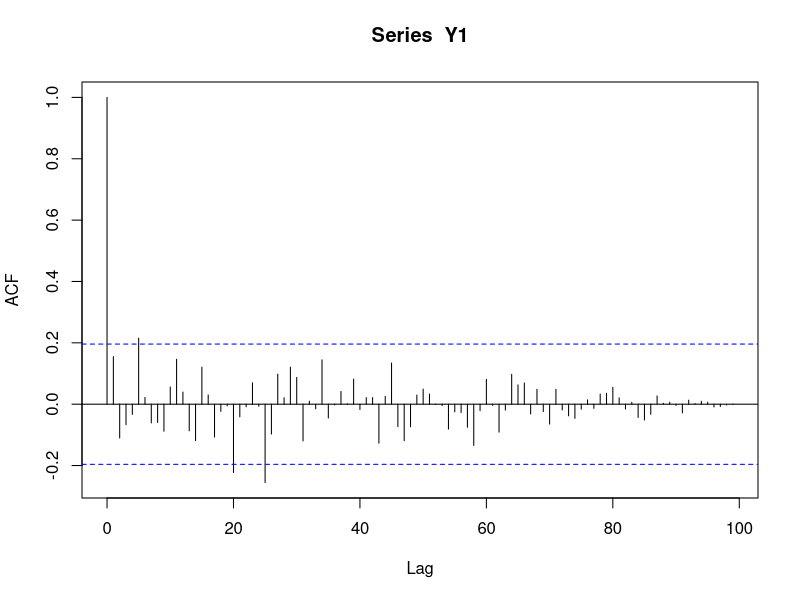

Write R code to recreate this figure. (Note: this script raises an error after producing the figure.)
# Problem 1
n = 100

# when alpha = 0.3
alpha1 = .3
sigmax1 = 1-alpha1^2
X1 = rnorm(n, 0, sqrt(sigmax1))

# AR random process Y
Y1 = rep(NA, n)
Y1[1] = X1[1]
for (i in 2:n){
  Y1[i] = alpha1*Y1[i-1]+X1[i]
}

# Autocorrelation Ry
Ry1 = acf(Y1,lag = 'n-1')$acf
Ry1minus = rep(NA,n-1)
for (i in 1:n-1){
  Ry1minus[i] = Ry1[n+1-i]
}
Ry1.new = c(Ry1minus, Ry1)

# power density Sy(f)
Sy1 = periodogram(Ry1)$spec
Freq1 = periodogram(Ry1)$freq
n1 = length(Sy1)
Sy1minus = rep(NA,n1)
for (i in 1:n1){
  Sy1minus[i] = Sy1[n1+1-i]
}
Sy1 = c(Sy1minus,Sy1)
Freq1minus = rep(NA,n1)
for (i in 1:n1){
  Freq1minus[i] = -Freq1[n1+1-i]
}
Freq1 = c(Freq1minus, Freq1)

# when alpha = 0.95
alpha2 = .95
sigmax2 = 1-alpha2^2
X2 = rnorm(n, 0, sqrt(sigmax2))
# AR random process Y
Y2 = rep(NA, n)
Y2[1] = X2[1]
for (i in 2:n){
  Y2[i] = alpha2*Y2[i-1]+X2[i]
}

# Autocorrelation Ry
Ry2 = acf(Y2,lag = 'n-1')$acf
Ry2minus = rep(NA,n-1)
for (i in 1:n-1){
  Ry2minus[i] = Ry2[n+1-i]
}
Ry2.new = c(Ry2minus, Ry2)

# power density Sy(f)
Sy2 = periodogram(Ry2)$spec
Freq2 = periodogram(Ry2)$freq
n2 = length(Sy2)
Sy2minus = rep(NA,n2)
for (i in 1:n2){
  Sy2minus[i] = Sy2[n2+1-i]
}
Freq2minus = rep(NA,n2)
for (i in 1:n2){
  Freq2minus[i] = -Freq2[n2+1-i]
}
Sy2 = c(Sy2minus,Sy2)
Freq2 = c(Freq2minus, Freq2)

# plots
par(mfrow = c(1,2))
plot(Y1 ~ c(1:n), ylim = c(-4,4), xlab = 'n', ylab = 'Yn',
     main = 'AR randomprocess for alpha = 0.3')
abline(h = 0,col = 'blue')
plot(Y2 ~ c(1:n), ylim = c(-4,4), xlab = 'n', ylab = 'Yn',
     main = 'AR randomprocess for alpha = 0.95')
abline(h = 0,col = 'blue')


plot(Ry1.new ~ c((-n+1):(n-1)), xlab = 'n', ylab = 'Ry',
     main = 'Autocorrelation for alpha = 0.3',type = 'h')
plot(Ry2.new ~ c((-n+1):(n-1)), xlab = 'n', ylab = 'Ry',
     main = 'Autocorrelation for alpha = 0.95',type = 'h')

plot(Sy1 ~ Freq1,type='l', xlab = 'frequency', ylab = 'power spectral density',
     main = 'Power Spectral Density for alpha = 0.3')
plot(Sy2 ~ Freq2,type='l',  xlab = 'frequency', ylab = 'power spectral density',
     main = 'Power Spectral Density for alpha = 0.95')





# Problem 2
N = 1000
Xn = matrix(rep(NA, 100*N),100,N)
for (i in 1:100){
  for (n in 1:N)
  Xn[i,n] = cos(0.2*pi*n+runif(1,-pi,pi))}

plot(Xn[1,]~c(1:N), ylim = c(-1,1), xlab = 'n', ylab = 'Xn',pch='.')
for (i in 1:100){
  points(Xn[i,]~c(1:N),pch='.')
}


### Problem 3
n = 150
r = .5
sigmax = sqrt(1-r^4)
X = rnorm(n,0,sigmax)
h2= -r^2
Y = rep(0, n)
Y_hat = rep(0,n)
for (i in 3:n){
  Y[i] = -r^2*Y[i-2]+X[i]
  Y_hat[i] = h2*Y[i-2]
}
par(mfrow = c(1,2))
plot(Y[101:n] ~ c(1:50),type = 'h', lty = 1, xlab = 'n', ylab = 'Y',
     main = '(i) r = 0.5')
points(Y[101:n] ~ c(1:50),col='red', pch = 0)
points(Y_hat[101:n] ~ c(1:50),type = 'h',lty = 3)
points(Y_hat[101:n] ~ c(1:50), col='blue', pch = 16)
abline(h = 0)
legend('topright',c('Yn','Predicted Yn'), lty = c(1,3), col = c('red','blue'), pch = c(0,16),)

n = 150
r = .95
sigmax = sqrt(1-r^4)
X = rnorm(n,0,sigmax)
h2= -r^2
Y = rep(0, n)
Y_hat = rep(0,n)
for (i in 3:n){
  Y[i] = -r^2*Y[i-2]+X[i]
  Y_hat[i] = h2*Y[i-2]
}
plot(Y[101:n] ~ c(1:50),type = 'h', lty = 1, xlab = 'n', ylab = 'Y',
     main = '(ii) r = 0.95')
points(Y[101:n] ~ c(1:50),col='red', pch = 0)
points(Y_hat[101:n] ~ c(1:50),type = 'h',lty = 3)
points(Y_hat[101:n] ~ c(1:50), col='blue', pch = 16)
abline(h = 0)
legend('topright',c('Yn','Predicted Yn'), lty = c(1,3), col = c('red','blue'), pch = c(0,16),)

